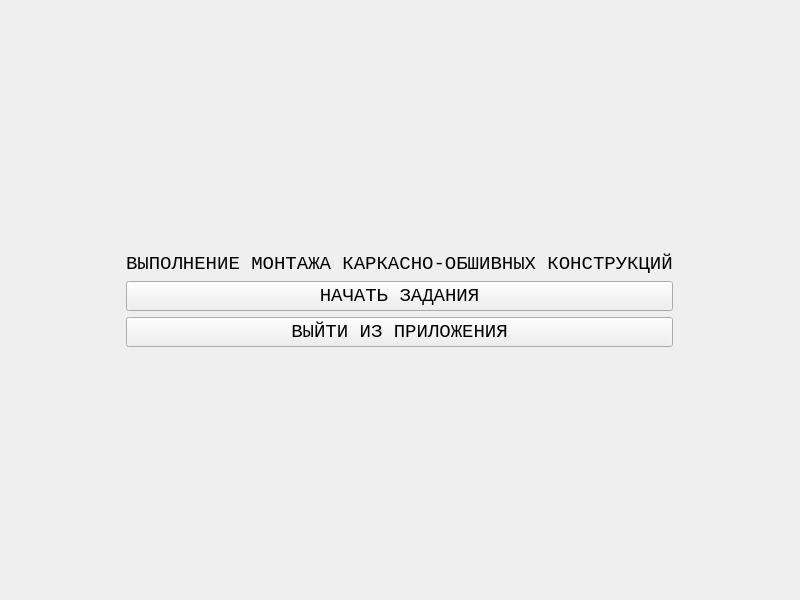
<?xml version="1.0" encoding="UTF-8"?>
<ui version="4.0">
 <class>MainWindow</class>
 <widget class="QMainWindow" name="MainWindow">
  <property name="geometry">
   <rect>
    <x>0</x>
    <y>0</y>
    <width>800</width>
    <height>600</height>
   </rect>
  </property>
  <property name="font">
   <font>
    <family>Consolas</family>
   </font>
  </property>
  <property name="windowTitle">
   <string>Практические задания</string>
  </property>
  <widget class="QWidget" name="centralwidget">
   <layout class="QVBoxLayout" name="verticalLayout_8">
    <item>
     <widget class="QStackedWidget" name="stackedWidget">
      <property name="currentIndex">
       <number>0</number>
      </property>
      <widget class="QWidget" name="startPage">
       <layout class="QGridLayout" name="gridLayout">
        <item row="0" column="1">
         <spacer name="verticalSpacer">
          <property name="orientation">
           <enum>Qt::Vertical</enum>
          </property>
          <property name="sizeHint" stdset="0">
           <size>
            <width>20</width>
            <height>226</height>
           </size>
          </property>
         </spacer>
        </item>
        <item row="3" column="1">
         <widget class="QPushButton" name="exitApp">
          <property name="font">
           <font>
            <pointsize>14</pointsize>
           </font>
          </property>
          <property name="cursor">
           <cursorShape>PointingHandCursor</cursorShape>
          </property>
          <property name="text">
           <string>ВЫЙТИ ИЗ ПРИЛОЖЕНИЯ</string>
          </property>
         </widget>
        </item>
        <item row="4" column="1">
         <spacer name="verticalSpacer_2">
          <property name="orientation">
           <enum>Qt::Vertical</enum>
          </property>
          <property name="sizeHint" stdset="0">
           <size>
            <width>20</width>
            <height>226</height>
           </size>
          </property>
         </spacer>
        </item>
        <item row="2" column="1">
         <widget class="QPushButton" name="startApp">
          <property name="font">
           <font>
            <pointsize>14</pointsize>
           </font>
          </property>
          <property name="cursor">
           <cursorShape>PointingHandCursor</cursorShape>
          </property>
          <property name="text">
           <string>НАЧАТЬ ЗАДАНИЯ</string>
          </property>
         </widget>
        </item>
        <item row="2" column="0">
         <spacer name="horizontalSpacer">
          <property name="orientation">
           <enum>Qt::Horizontal</enum>
          </property>
          <property name="sizeHint" stdset="0">
           <size>
            <width>133</width>
            <height>20</height>
           </size>
          </property>
         </spacer>
        </item>
        <item row="2" column="2">
         <spacer name="horizontalSpacer_2">
          <property name="orientation">
           <enum>Qt::Horizontal</enum>
          </property>
          <property name="sizeHint" stdset="0">
           <size>
            <width>133</width>
            <height>20</height>
           </size>
          </property>
         </spacer>
        </item>
        <item row="1" column="1">
         <widget class="QLabel" name="label">
          <property name="font">
           <font>
            <pointsize>14</pointsize>
           </font>
          </property>
          <property name="text">
           <string>&lt;html&gt;&lt;head/&gt;&lt;body&gt;&lt;p&gt;ВЫПОЛНЕНИЕ МОНТАЖА КАРКАСНО-ОБШИВНЫХ КОНСТРУКЦИЙ&lt;/p&gt;&lt;/body&gt;&lt;/html&gt;</string>
          </property>
         </widget>
        </item>
       </layout>
      </widget>
      <widget class="QWidget" name="appPage">
       <layout class="QVBoxLayout" name="verticalLayout_7">
        <item>
         <layout class="QGridLayout" name="gridLayout_2">
          <item row="1" column="0">
           <widget class="QScrollArea" name="scrollArea">
            <property name="sizePolicy">
             <sizepolicy hsizetype="Minimum" vsizetype="Preferred">
              <horstretch>2</horstretch>
              <verstretch>0</verstretch>
             </sizepolicy>
            </property>
            <property name="font">
             <font>
              <family>Consolas</family>
             </font>
            </property>
            <property name="layoutDirection">
             <enum>Qt::LeftToRight</enum>
            </property>
            <property name="widgetResizable">
             <bool>true</bool>
            </property>
            <widget class="QWidget" name="scrollAreaWidgetContents">
             <property name="geometry">
              <rect>
               <x>0</x>
               <y>-597</y>
               <width>166</width>
               <height>1107</height>
              </rect>
             </property>
             <layout class="QVBoxLayout" name="verticalLayout_6">
              <item>
               <widget class="QGroupBox" name="grbChapterOne">
                <property name="sizePolicy">
                 <sizepolicy hsizetype="Minimum" vsizetype="MinimumExpanding">
                  <horstretch>0</horstretch>
                  <verstretch>0</verstretch>
                 </sizepolicy>
                </property>
                <property name="font">
                 <font>
                  <family>Consolas</family>
                  <pointsize>12</pointsize>
                 </font>
                </property>
                <property name="title">
                 <string>ГЛАВА I</string>
                </property>
                <layout class="QVBoxLayout" name="verticalLayout">
                 <item>
                  <widget class="QPushButton" name="btnEx1_1">
                   <property name="font">
                    <font>
                     <pointsize>14</pointsize>
                    </font>
                   </property>
                   <property name="cursor">
                    <cursorShape>PointingHandCursor</cursorShape>
                   </property>
                   <property name="text">
                    <string>ЗАДАНИЕ I</string>
                   </property>
                  </widget>
                 </item>
                 <item>
                  <widget class="QPushButton" name="btnEx1_2">
                   <property name="font">
                    <font>
                     <pointsize>14</pointsize>
                    </font>
                   </property>
                   <property name="cursor">
                    <cursorShape>PointingHandCursor</cursorShape>
                   </property>
                   <property name="text">
                    <string>ЗАДАНИЕ II</string>
                   </property>
                  </widget>
                 </item>
                 <item>
                  <widget class="QPushButton" name="btnEx1_3">
                   <property name="font">
                    <font>
                     <pointsize>14</pointsize>
                    </font>
                   </property>
                   <property name="cursor">
                    <cursorShape>PointingHandCursor</cursorShape>
                   </property>
                   <property name="text">
                    <string>ЗАДАНИЕ III</string>
                   </property>
                  </widget>
                 </item>
                 <item>
                  <widget class="QPushButton" name="btnEx1_4">
                   <property name="font">
                    <font>
                     <pointsize>14</pointsize>
                    </font>
                   </property>
                   <property name="cursor">
                    <cursorShape>PointingHandCursor</cursorShape>
                   </property>
                   <property name="text">
                    <string>ЗАДАНИЕ IV</string>
                   </property>
                  </widget>
                 </item>
                 <item>
                  <widget class="QPushButton" name="btnEx1_5">
                   <property name="font">
                    <font>
                     <pointsize>14</pointsize>
                    </font>
                   </property>
                   <property name="cursor">
                    <cursorShape>PointingHandCursor</cursorShape>
                   </property>
                   <property name="text">
                    <string>ЗАДАНИЕ V</string>
                   </property>
                  </widget>
                 </item>
                </layout>
               </widget>
              </item>
              <item>
               <widget class="QGroupBox" name="grbChapterTwo">
                <property name="sizePolicy">
                 <sizepolicy hsizetype="Expanding" vsizetype="MinimumExpanding">
                  <horstretch>0</horstretch>
                  <verstretch>0</verstretch>
                 </sizepolicy>
                </property>
                <property name="font">
                 <font>
                  <family>Consolas</family>
                  <pointsize>12</pointsize>
                 </font>
                </property>
                <property name="title">
                 <string>ГЛАВА II</string>
                </property>
                <layout class="QVBoxLayout" name="verticalLayout_2">
                 <item>
                  <widget class="QPushButton" name="btnEx2_1">
                   <property name="font">
                    <font>
                     <pointsize>14</pointsize>
                    </font>
                   </property>
                   <property name="cursor">
                    <cursorShape>PointingHandCursor</cursorShape>
                   </property>
                   <property name="text">
                    <string>ЗАДАНИЕ I</string>
                   </property>
                  </widget>
                 </item>
                 <item>
                  <widget class="QPushButton" name="btnEx2_2">
                   <property name="font">
                    <font>
                     <pointsize>14</pointsize>
                    </font>
                   </property>
                   <property name="cursor">
                    <cursorShape>PointingHandCursor</cursorShape>
                   </property>
                   <property name="text">
                    <string>ЗАДАНИЕ II</string>
                   </property>
                  </widget>
                 </item>
                 <item>
                  <widget class="QPushButton" name="btnEx2_3">
                   <property name="font">
                    <font>
                     <pointsize>14</pointsize>
                    </font>
                   </property>
                   <property name="cursor">
                    <cursorShape>PointingHandCursor</cursorShape>
                   </property>
                   <property name="text">
                    <string>ЗАДАНИЕ III</string>
                   </property>
                  </widget>
                 </item>
                 <item>
                  <widget class="QPushButton" name="btnEx2_4">
                   <property name="font">
                    <font>
                     <pointsize>14</pointsize>
                    </font>
                   </property>
                   <property name="cursor">
                    <cursorShape>PointingHandCursor</cursorShape>
                   </property>
                   <property name="text">
                    <string>ЗАДАНИЕ IV</string>
                   </property>
                  </widget>
                 </item>
                </layout>
               </widget>
              </item>
              <item>
               <widget class="QGroupBox" name="grbChapterThree">
                <property name="sizePolicy">
                 <sizepolicy hsizetype="Expanding" vsizetype="MinimumExpanding">
                  <horstretch>0</horstretch>
                  <verstretch>0</verstretch>
                 </sizepolicy>
                </property>
                <property name="font">
                 <font>
                  <family>Consolas</family>
                  <pointsize>12</pointsize>
                 </font>
                </property>
                <property name="title">
                 <string>ГЛАВА III</string>
                </property>
                <layout class="QVBoxLayout" name="verticalLayout_3">
                 <item>
                  <widget class="QPushButton" name="btnEx3_1">
                   <property name="font">
                    <font>
                     <pointsize>14</pointsize>
                    </font>
                   </property>
                   <property name="cursor">
                    <cursorShape>PointingHandCursor</cursorShape>
                   </property>
                   <property name="layoutDirection">
                    <enum>Qt::LeftToRight</enum>
                   </property>
                   <property name="text">
                    <string>ЗАДАНИЕ I</string>
                   </property>
                  </widget>
                 </item>
                 <item>
                  <widget class="QPushButton" name="btnEx3_2">
                   <property name="font">
                    <font>
                     <pointsize>14</pointsize>
                    </font>
                   </property>
                   <property name="cursor">
                    <cursorShape>PointingHandCursor</cursorShape>
                   </property>
                   <property name="text">
                    <string>ЗАДАНИЕ II</string>
                   </property>
                  </widget>
                 </item>
                 <item>
                  <widget class="QPushButton" name="btnEx3_3">
                   <property name="font">
                    <font>
                     <pointsize>14</pointsize>
                    </font>
                   </property>
                   <property name="cursor">
                    <cursorShape>PointingHandCursor</cursorShape>
                   </property>
                   <property name="text">
                    <string>ЗАДАНИЕ III</string>
                   </property>
                  </widget>
                 </item>
                 <item>
                  <widget class="QPushButton" name="btnEx3_4">
                   <property name="font">
                    <font>
                     <pointsize>14</pointsize>
                    </font>
                   </property>
                   <property name="cursor">
                    <cursorShape>PointingHandCursor</cursorShape>
                   </property>
                   <property name="text">
                    <string>ЗАДАНИЕ IV</string>
                   </property>
                  </widget>
                 </item>
                 <item>
                  <widget class="QPushButton" name="btnEx3_5">
                   <property name="font">
                    <font>
                     <pointsize>14</pointsize>
                    </font>
                   </property>
                   <property name="cursor">
                    <cursorShape>PointingHandCursor</cursorShape>
                   </property>
                   <property name="text">
                    <string>ЗАДАНИЕ V</string>
                   </property>
                  </widget>
                 </item>
                 <item>
                  <widget class="QPushButton" name="btnEx3_6">
                   <property name="font">
                    <font>
                     <pointsize>14</pointsize>
                    </font>
                   </property>
                   <property name="cursor">
                    <cursorShape>PointingHandCursor</cursorShape>
                   </property>
                   <property name="text">
                    <string>ЗАДАНИЕ VI</string>
                   </property>
                  </widget>
                 </item>
                 <item>
                  <widget class="QPushButton" name="btnEx3_7">
                   <property name="font">
                    <font>
                     <pointsize>14</pointsize>
                    </font>
                   </property>
                   <property name="cursor">
                    <cursorShape>PointingHandCursor</cursorShape>
                   </property>
                   <property name="text">
                    <string>ЗАДАНИЕ VII</string>
                   </property>
                  </widget>
                 </item>
                 <item>
                  <widget class="QPushButton" name="btnEx3_8">
                   <property name="font">
                    <font>
                     <pointsize>14</pointsize>
                    </font>
                   </property>
                   <property name="cursor">
                    <cursorShape>PointingHandCursor</cursorShape>
                   </property>
                   <property name="text">
                    <string>ЗАДАНИЕ VIII</string>
                   </property>
                  </widget>
                 </item>
                 <item>
                  <widget class="QPushButton" name="btnEx3_9">
                   <property name="font">
                    <font>
                     <pointsize>14</pointsize>
                    </font>
                   </property>
                   <property name="cursor">
                    <cursorShape>PointingHandCursor</cursorShape>
                   </property>
                   <property name="text">
                    <string>ЗАДАНИЕ IX</string>
                   </property>
                  </widget>
                 </item>
                </layout>
               </widget>
              </item>
              <item>
               <widget class="QGroupBox" name="grbChapterFour">
                <property name="sizePolicy">
                 <sizepolicy hsizetype="Expanding" vsizetype="MinimumExpanding">
                  <horstretch>0</horstretch>
                  <verstretch>0</verstretch>
                 </sizepolicy>
                </property>
                <property name="font">
                 <font>
                  <family>Consolas</family>
                  <pointsize>12</pointsize>
                 </font>
                </property>
                <property name="title">
                 <string>ГЛАВА IV</string>
                </property>
                <layout class="QVBoxLayout" name="verticalLayout_4">
                 <item>
                  <widget class="QPushButton" name="btnEx4_1">
                   <property name="font">
                    <font>
                     <pointsize>14</pointsize>
                    </font>
                   </property>
                   <property name="cursor">
                    <cursorShape>PointingHandCursor</cursorShape>
                   </property>
                   <property name="text">
                    <string>ЗАДАНИЕ I</string>
                   </property>
                  </widget>
                 </item>
                </layout>
               </widget>
              </item>
              <item>
               <widget class="QGroupBox" name="grbChapterFive">
                <property name="sizePolicy">
                 <sizepolicy hsizetype="Expanding" vsizetype="MinimumExpanding">
                  <horstretch>0</horstretch>
                  <verstretch>0</verstretch>
                 </sizepolicy>
                </property>
                <property name="font">
                 <font>
                  <family>Consolas</family>
                  <pointsize>12</pointsize>
                 </font>
                </property>
                <property name="title">
                 <string>ГЛАВА V</string>
                </property>
                <layout class="QVBoxLayout" name="verticalLayout_5">
                 <item>
                  <widget class="QPushButton" name="btnEx5_1">
                   <property name="font">
                    <font>
                     <pointsize>14</pointsize>
                    </font>
                   </property>
                   <property name="cursor">
                    <cursorShape>PointingHandCursor</cursorShape>
                   </property>
                   <property name="layoutDirection">
                    <enum>Qt::LeftToRight</enum>
                   </property>
                   <property name="text">
                    <string>ЗАДАНИЕ I</string>
                   </property>
                  </widget>
                 </item>
                 <item>
                  <widget class="QPushButton" name="btnEx5_2">
                   <property name="font">
                    <font>
                     <pointsize>14</pointsize>
                    </font>
                   </property>
                   <property name="cursor">
                    <cursorShape>PointingHandCursor</cursorShape>
                   </property>
                   <property name="text">
                    <string>ЗАДАНИЕ II</string>
                   </property>
                  </widget>
                 </item>
                 <item>
                  <widget class="QPushButton" name="btnEx5_3">
                   <property name="font">
                    <font>
                     <pointsize>14</pointsize>
                    </font>
                   </property>
                   <property name="cursor">
                    <cursorShape>PointingHandCursor</cursorShape>
                   </property>
                   <property name="text">
                    <string>ЗАДАНИЕ III</string>
                   </property>
                  </widget>
                 </item>
                 <item>
                  <widget class="QPushButton" name="btnEx5_4">
                   <property name="font">
                    <font>
                     <pointsize>14</pointsize>
                    </font>
                   </property>
                   <property name="cursor">
                    <cursorShape>PointingHandCursor</cursorShape>
                   </property>
                   <property name="text">
                    <string>ЗАДАНИЕ IV</string>
                   </property>
                  </widget>
                 </item>
                 <item>
                  <widget class="QPushButton" name="btnEx5_5">
                   <property name="font">
                    <font>
                     <pointsize>14</pointsize>
                    </font>
                   </property>
                   <property name="cursor">
                    <cursorShape>PointingHandCursor</cursorShape>
                   </property>
                   <property name="text">
                    <string>ЗАДАНИЕ V</string>
                   </property>
                  </widget>
                 </item>
                 <item>
                  <widget class="QPushButton" name="btnEx5_6">
                   <property name="font">
                    <font>
                     <pointsize>14</pointsize>
                    </font>
                   </property>
                   <property name="cursor">
                    <cursorShape>PointingHandCursor</cursorShape>
                   </property>
                   <property name="text">
                    <string>ЗАДАНИЕ VI</string>
                   </property>
                  </widget>
                 </item>
                </layout>
               </widget>
              </item>
             </layout>
            </widget>
           </widget>
          </item>
          <item row="0" column="0">
           <widget class="QPushButton" name="pushButton">
            <property name="sizePolicy">
             <sizepolicy hsizetype="Minimum" vsizetype="Fixed">
              <horstretch>0</horstretch>
              <verstretch>0</verstretch>
             </sizepolicy>
            </property>
            <property name="font">
             <font>
              <pointsize>12</pointsize>
             </font>
            </property>
            <property name="cursor">
             <cursorShape>PointingHandCursor</cursorShape>
            </property>
            <property name="text">
             <string>ПЕЧАТЬ</string>
            </property>
           </widget>
          </item>
          <item row="0" column="1" rowspan="2">
           <widget class="QTextBrowser" name="Example">
            <property name="sizePolicy">
             <sizepolicy hsizetype="Expanding" vsizetype="Preferred">
              <horstretch>10</horstretch>
              <verstretch>0</verstretch>
             </sizepolicy>
            </property>
            <property name="font">
             <font>
              <pointsize>14</pointsize>
             </font>
            </property>
            <property name="html">
             <string>&lt;!DOCTYPE HTML PUBLIC &quot;-//W3C//DTD HTML 4.0//EN&quot; &quot;http://www.w3.org/TR/REC-html40/strict.dtd&quot;&gt;
&lt;html&gt;&lt;head&gt;&lt;meta name=&quot;qrichtext&quot; content=&quot;1&quot; /&gt;&lt;style type=&quot;text/css&quot;&gt;
p, li { white-space: pre-wrap; }
&lt;/style&gt;&lt;/head&gt;&lt;body style=&quot; font-family:'Consolas'; font-size:14pt; font-weight:400; font-style:normal;&quot;&gt;
&lt;p style=&quot;-qt-paragraph-type:empty; margin-top:0px; margin-bottom:0px; margin-left:0px; margin-right:0px; -qt-block-indent:0; text-indent:0px; font-size:16pt;&quot;&gt;&lt;br /&gt;&lt;/p&gt;&lt;/body&gt;&lt;/html&gt;</string>
            </property>
           </widget>
          </item>
         </layout>
        </item>
       </layout>
      </widget>
     </widget>
    </item>
   </layout>
  </widget>
 </widget>
 <resources/>
 <connections/>
</ui>
